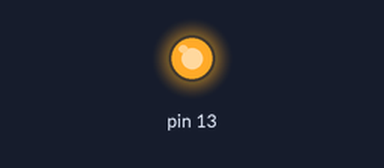
This sketch was run on a simulated Arduino Uno, built with avr-gcc and run on an emulated ATmega328P. On the bench: output pins drawn as LEDs (lit = HIGH).

Above: at 0.1 s.
At 39.2 s:
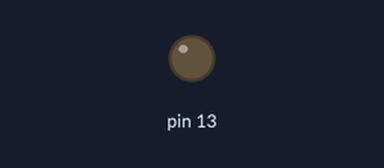
Timing chart, 0 to 40.0 s (numbered marks = the images above):
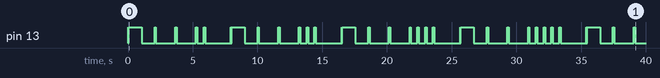

The sketch:

Arduino-I2C-Scanner-LED111Blinkcode.ino
```cpp
// Arduino-I2C-Scanner-LED111Blinkcode.ino
//
// Detect I2C-address of OLED and display 111-blinkcode.
//
// 1. Connect display to the Arduino
// 2. Push reset button
// 3. Short blink of LED during scan
// 4. Long signal of LED if found a device
// 5. Blink address + 111
//    1xx (1..10 = 0..900)
//    1x (1..10 = 0..90)
//    1 (1..10 = 0..9)
//    Example: 1x 7x 1x - 111 = 060 = 0x3C
// 6. Short blink of LED during scan
//
// Arduino  OLED
// GND ---- GND
// VCC ---- VCC
// A4 ----- SDA
// A5 ----- SCL

#include <Wire.h>

void setup()
{
  Wire.begin();
  pinMode(13, OUTPUT);
}


void loop()
{
  byte error, address, blinkcode;
  int nDevices;

  nDevices = 0;
  for(address = 1; address < 127; address++ )
  {
    digitalWrite(13, HIGH);   // turn the LED on (HIGH is the voltage level)
    delay(10);                // wait for 10 millis
    digitalWrite(13, LOW);    // turn the LED off by making the voltage LOW
    delay(40);                // wait for 40 millis

    // The i2c_scanner uses the return value of
    // the Write.endTransmisstion to see if
    // a device did acknowledge to the address.
    Wire.beginTransmission(address);
    error = Wire.endTransmission();

    if (error == 0)
    {
      digitalWrite(13, HIGH);   // turn the LED on (HIGH is the voltage level)
      delay(1000);               // wait for a second
      digitalWrite(13, LOW);    // turn the LED off by making the voltage LOW
      delay(1000);               // wait for a second
      nDevices++;

      blinkcode = address;
      while (blinkcode >= 100) {
        blinkcode -= 100;
        digitalWrite(13, HIGH); delay(100); digitalWrite(13, LOW); delay(500);
      }
      digitalWrite(13, HIGH); delay(100); digitalWrite(13, LOW); delay(1500);
      while (blinkcode >= 10) {
        blinkcode -= 10;
        digitalWrite(13, HIGH); delay(100); digitalWrite(13, LOW); delay(500);
      }
      digitalWrite(13, HIGH); delay(100); digitalWrite(13, LOW); delay(1500);
      while (blinkcode > 0) {
        blinkcode -= 1;
        digitalWrite(13, HIGH); delay(100); digitalWrite(13, LOW); delay(500);
      }
      digitalWrite(13, HIGH); delay(100); digitalWrite(13, LOW); delay(2000);
    }
    else if (error==4)
    {
      digitalWrite(13, HIGH);   // turn the LED on (HIGH is the voltage level)
      delay(500);               // wait for a second
      digitalWrite(13, LOW);    // turn the LED off by making the voltage LOW
      delay(500);               // wait for a second
      digitalWrite(13, HIGH);   // turn the LED on (HIGH is the voltage level)
      delay(500);               // wait for a second
      digitalWrite(13, LOW);    // turn the LED off by making the voltage LOW
      delay(500);               // wait for a second
    }
  }

  delay(3000);           // wait 3 seconds for next scan
}
```
